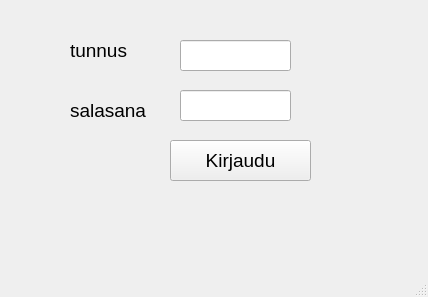
<?xml version="1.0" encoding="UTF-8"?>
<ui version="4.0">
 <class>MainWindow</class>
 <widget class="QMainWindow" name="MainWindow">
  <property name="geometry">
   <rect>
    <x>0</x>
    <y>0</y>
    <width>428</width>
    <height>297</height>
   </rect>
  </property>
  <property name="windowTitle">
   <string>MainWindow</string>
  </property>
  <widget class="QWidget" name="centralwidget">
   <widget class="QLabel" name="label">
    <property name="geometry">
     <rect>
      <x>70</x>
      <y>30</y>
      <width>121</width>
      <height>41</height>
     </rect>
    </property>
    <property name="font">
     <font>
      <pointsize>14</pointsize>
     </font>
    </property>
    <property name="text">
     <string>tunnus</string>
    </property>
   </widget>
   <widget class="QLabel" name="label_2">
    <property name="geometry">
     <rect>
      <x>70</x>
      <y>90</y>
      <width>121</width>
      <height>41</height>
     </rect>
    </property>
    <property name="font">
     <font>
      <pointsize>14</pointsize>
     </font>
    </property>
    <property name="text">
     <string>salasana</string>
    </property>
   </widget>
   <widget class="QPushButton" name="btnLogin">
    <property name="geometry">
     <rect>
      <x>170</x>
      <y>140</y>
      <width>141</width>
      <height>41</height>
     </rect>
    </property>
    <property name="font">
     <font>
      <pointsize>14</pointsize>
     </font>
    </property>
    <property name="text">
     <string>Kirjaudu</string>
    </property>
   </widget>
   <widget class="QLineEdit" name="textUsername">
    <property name="geometry">
     <rect>
      <x>180</x>
      <y>40</y>
      <width>111</width>
      <height>31</height>
     </rect>
    </property>
    <property name="font">
     <font>
      <pointsize>14</pointsize>
     </font>
    </property>
   </widget>
   <widget class="QLineEdit" name="textPassword">
    <property name="geometry">
     <rect>
      <x>180</x>
      <y>90</y>
      <width>111</width>
      <height>31</height>
     </rect>
    </property>
    <property name="font">
     <font>
      <pointsize>14</pointsize>
     </font>
    </property>
   </widget>
   <widget class="QLabel" name="labelInfo">
    <property name="geometry">
     <rect>
      <x>80</x>
      <y>200</y>
      <width>241</width>
      <height>16</height>
     </rect>
    </property>
    <property name="text">
     <string/>
    </property>
   </widget>
  </widget>
  <widget class="QMenuBar" name="menubar">
   <property name="geometry">
    <rect>
     <x>0</x>
     <y>0</y>
     <width>428</width>
     <height>22</height>
    </rect>
   </property>
  </widget>
  <widget class="QStatusBar" name="statusbar"/>
 </widget>
 <resources/>
 <connections/>
</ui>
